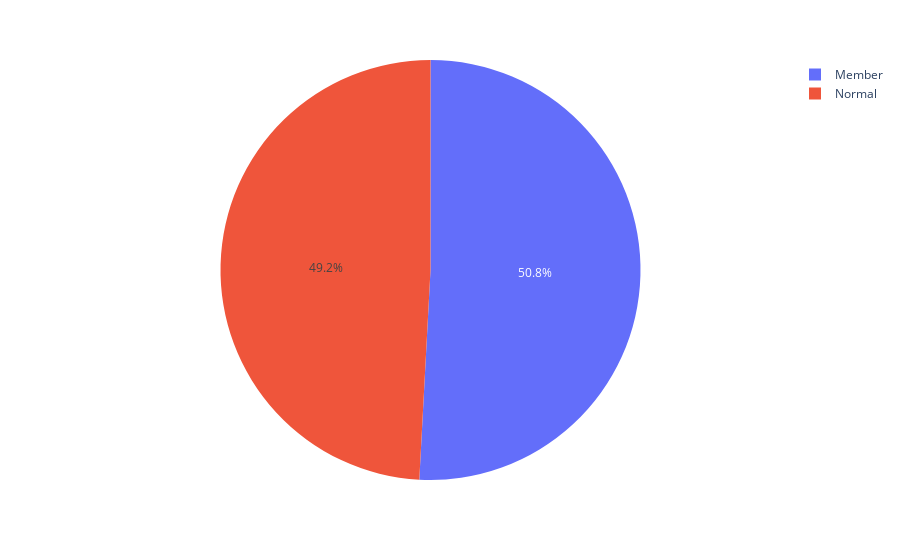

Notebook cell for this chart:
### Markdown cell above
#### Relation between membership and total sum of purchases and rating

### Code cell
fig = px.pie(sales, values="Total", names="Customer type")
fig.show()

### Figure 1 — Plotly figure (JSON) as saved in the notebook; plotly's stock layout.template omitted (floating-point values rounded to 4 significant figures; data arrays with more than 128 entries replaced by an {"elided": "..."} marker saying what was removed)
{"data": [{"domain": {"x": [0, 1], "y": [0, 1]}, "hovertemplate": "Customer type=%{label}<br>Total=%{value}<extra></extra>", "labels": {"elided": "1000 str values"}, "legendgroup": "", "name": "", "showlegend": true, "type": "pie", "values": {"elided": "1000 float values"}}], "layout": {"legend": {"tracegroupgap": 0}, "margin": {"t": 60}}}
